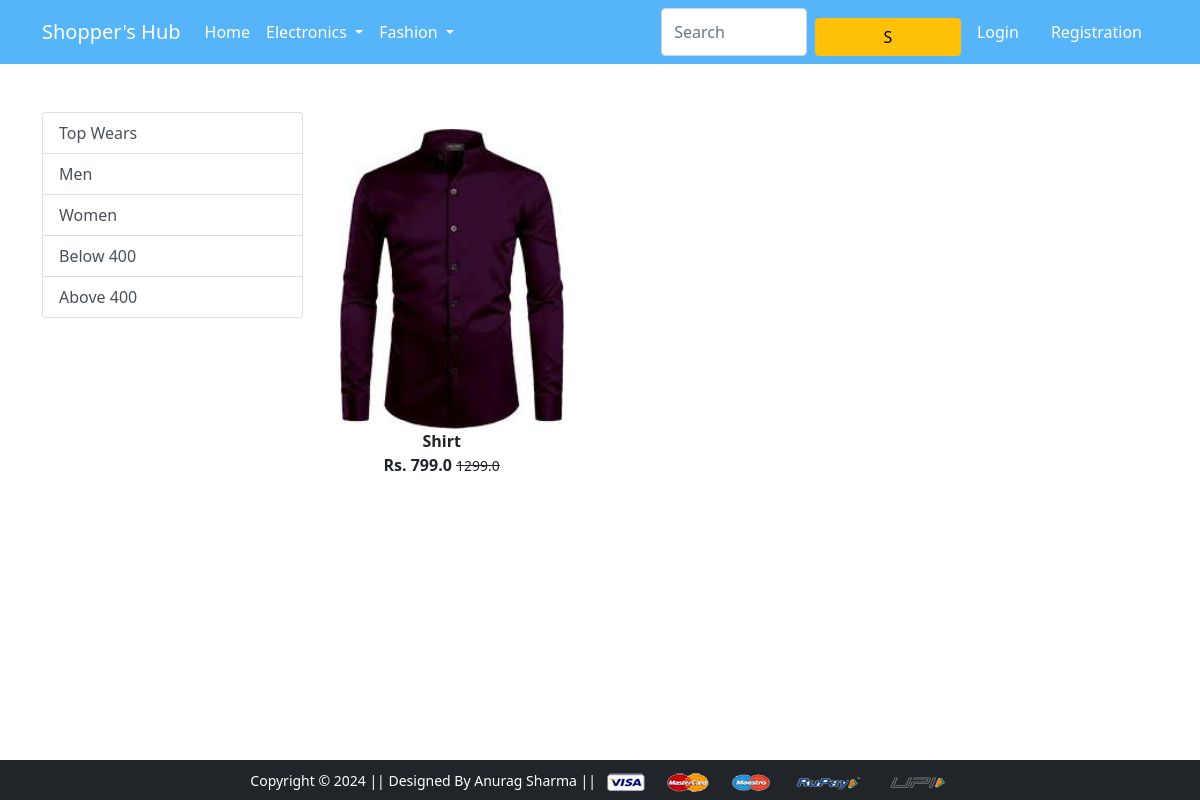
/topwears/, run on an earlier commit of the app's database.
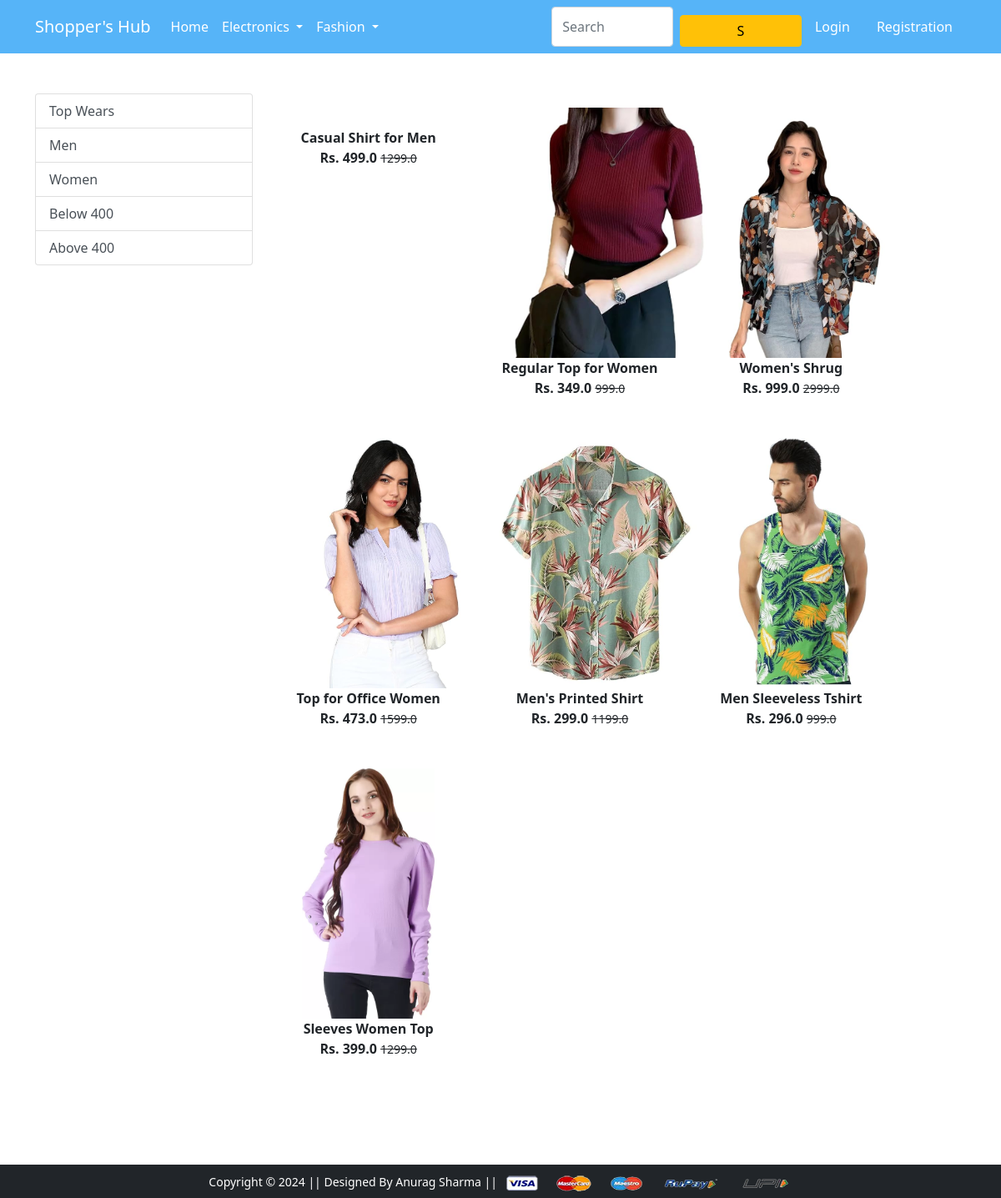
And on a later commit of the database.
### app/models.py (models this page shows, shortened)
class Product(models.Model):
    title = models.CharField(max_length=100)
    selling_price = models.FloatField()
    discounted_price = models.FloatField()
    description = models.TextField(default=' ')
    brand = models.CharField(max_length=100)
    category = models.CharField(choices=CATEGORY_CHOICES, max_length=3)
    product_image = models.ImageField(upload_to='productimg')

### app/views.py (the view)
# urls.py: path('topwears/', views.topwears, name='topwears'),
def topwears(request, data=None):
	totalitem = 0
	if data == None:
		topwears = Product.objects.filter(category='TW')
	elif data == 'Men' or data == 'Women':
		topwears = Product.objects.filter(category='TW').filter(brand=data)
	elif data == 'below':
		topwears = Product.objects.filter(category='TW').filter(discounted_price__lt=400)
	elif data == 'above':
		topwears = Product.objects.filter(category='TW').filter(discounted_price__gt=400)
	if request.user.is_authenticated:
			totalitem = len (Cart.objects.filter(user=request.user))
	return render(request, 'app/topwears.html', {'topwears': topwears, 'totalitem':totalitem})

### app/templates/app/topwears.html (shortened to what this page needs)
{% extends 'app/base.html' %}
{% load static %}
{% block main-content %}
<div class="container my-5">
    <div class="row">
     <div class="col-sm-3">
      <div class="list-group">
        <a href="{% url 'topwears' %}" class="list-group-item list-group-item-action" aria-current="true">Top Wears</a>
        <a href="{% url 'topweardata' 'Men'  %}" class="list-group-item list-group-item-action" aria-current="true">Men</a>
        <a href="{% url 'topweardata' 'Women'  %}" class="list-group-item list-group-item-action">Women</a>
        <a href="{% url 'topweardata' 'below'  %}" class="list-group-item list-group-item-action">Below 400</a>
        <a href="{% url 'topweardata' 'above'  %}" class="list-group-item list-group-item-action">Above 400</a>
      </div>
     </div>
     <div class="col-sm-8">
      <div class="row">
       {% for product in topwears %}
        <div class="col-sm-4 text-center mb-4">
         <a href="{% url 'product-detail' product.id %}" class="btn">
          <div class="item">
           <img src="{{product.product_image.url}}" alt="" height="300" class="">
           <div class="fw-bold">{{product.title}}</div>
           <div class="fw-bold">Rs. {{product.discounted_price}} <small class="fw-light text-decoration-line-through">{{product.selling_price}}</small></div>
          </div>
         </a>
        </div>
       {% endfor %}
      </div>
     </div>
    </div>
   </div>
{% endblock main-content %}

What changed in the data, as far as the page shows it:
removed Product: product_image (picture), title "Shirt", discounted_price "799.0", selling_price "1299.0"
now on this page (row edited): Product: title "Casual Shirt for Men", discounted_price "499.0", selling_price "1299.0"
added Product: product_image (picture), title "Regular Top for Women", discounted_price "349.0", selling_price "999.0"
added Product: product_image (picture), title "Women's Shrug", discounted_price "999.0", selling_price "2999.0"
added Product: product_image (picture), title "Top for Office Women", discounted_price "473.0", selling_price "1599.0"
added Product: product_image (picture), title "Men's Printed Shirt", discounted_price "299.0", selling_price "1199.0"
added Product: product_image (picture), title "Men Sleeveless Tshirt", discounted_price "296.0", selling_price "999.0"
added Product: product_image (picture), title "Sleeves Women Top", discounted_price "399.0", selling_price "1299.0"
